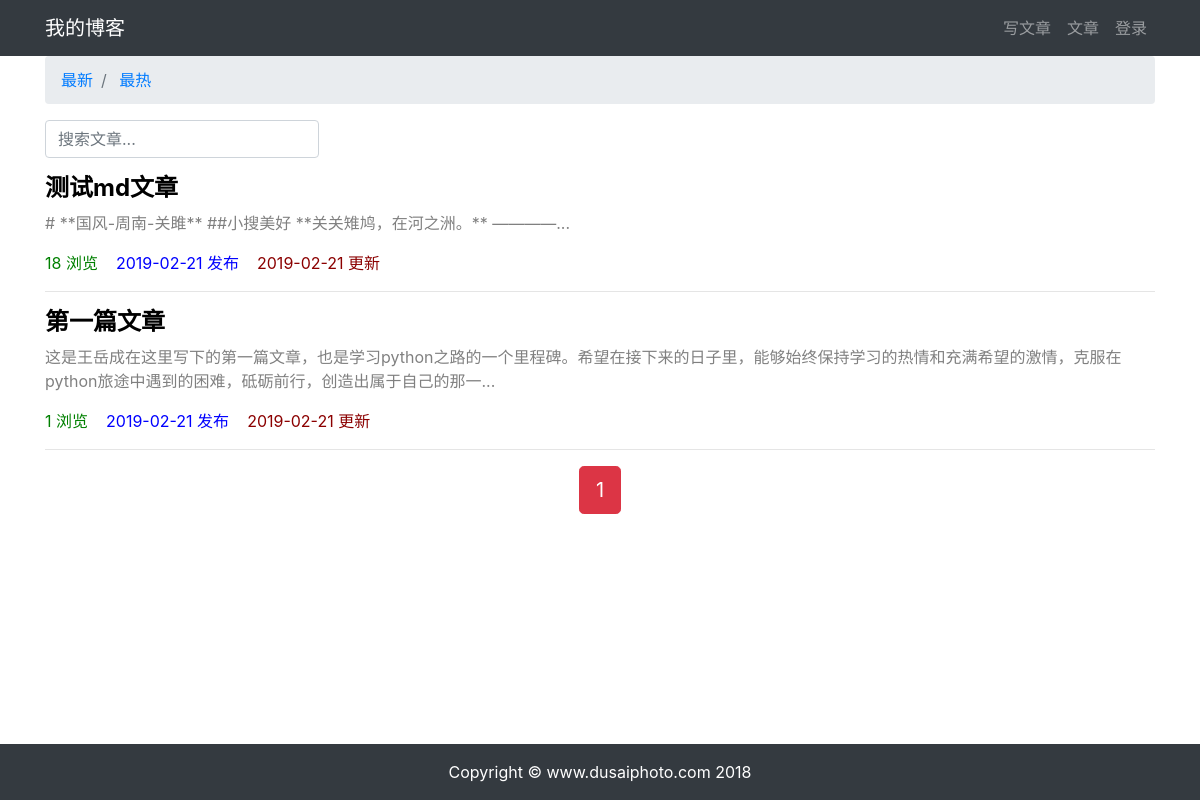
Page /article/article-list/ on the committed database.
### article/models.py (models this page shows, shortened)
class ArticlePost(models.Model):
    author = models.ForeignKey(User, on_delete=models.CASCADE)
    column = models.ForeignKey(
        ArticleColumn,
        null=True,
        blank=True,
        on_delete=models.CASCADE,
        related_name='article'
    )
    title = models.CharField(max_length=100)
    body = models.TextField()
    tags = TaggableManager(blank=True)
    total_views = models.PositiveIntegerField(default=0)
    created = models.DateTimeField(default=timezone.now)
    updated = models.DateTimeField(auto_now=True)
    class Meta:
        ordering = ('-created',)

### article/views.py (the view)
# urls.py: path('article-list/', views.article_list, name='article_list'),
def article_list(request):
    search = request.GET.get('search')
    order = request.GET.get('order')
    column = request.GET.get('column')
    tag = request.GET.get('tag')
    article_list = ArticlePost.objects.all()
    if search:
        article_list = article_list.filter(
            Q(title__icontains=search) |
            Q(body__icontains=search)
        )
    else:
        search = ''
    if column is not None and column.isdigit():
        article_list = article_list.filter(column=column)
    if tag and tag != 'None':
        article_list = article_list.filter(tags__name__in=[tag])
    if order == 'total_views':
        article_list = article_list.order_by('-total_views')
    paginator = Paginator(article_list, 3)
    page = request.GET.get('page')
    articles = paginator.get_page(page)
    context = { 'articles': articles,
                'order': order,
                'search': search,
                'column': column,
                'tag': tag,
    }
    return render(request, 'article/list.html', context)

### templates/article/list.html (shortened to what this page needs)
{% extends "base.html" %}
{% load staticfiles %}
{% block content %}
<div class="container">
    <nav aria-label="breadcrumb">
        <ol class="breadcrumb">
            <li class="breadcrumb-item">
                <a href="{% url 'article:article_list' %}?search={{ search }}&column={{ column }}&tag={{ tag }}">
                    最新
                </a>
            </li>
            <li class="breadcrumb-item">
                <a href="{% url 'article:article_list' %}?order=total_views&search={{ search }}&column={{ column }}&tag={{ tag }}">
                    最热
                </a>
            </li>
        </ol>
    </nav>
    <div class="row">
        <div class="col-auto mr-auto">
            <form class="form-inline" >
                <input type="text"
                    class="form-control mb-2 mr-sm-2"
                    name="search"
                    placeholder="搜索文章..."
                    required
                >
            </form>
        </div>
    </div>
    <div class="row mt-2">
    	{% for article in articles %}
        	<div class="col-12">
            	<h4>
                	<b>
                    	<a href="{% url 'article:article_detail' article.id %}"
                       	   style="color: black;"
                    	>
                        	{{ article.title }}
                    	</a>
                	</b>
            	</h4>
            	<div>
                	<p style="color: gray;">
                    	{{ article.body|slice:'100' }}...
                	</p>
            	</div>
            	<p>
                	<span style="color: green;">
                    	{{ article.total_views }} 浏览&nbsp;&nbsp;&nbsp;
                	</span>
                	<span style="color: blue;">
                    	{{ article.created|date:'Y-m-d' }} 发布&nbsp;&nbsp;&nbsp;
                	</span>
                	<span style="color: darkred;">
                    	{{ article.updated|date:'Y-m-d' }} 更新
                	</span>
            	</p>
            	<hr>
        	</div>
    	{% endfor %}
	</div>
    <div class="pagination row">
    	<div class="m-auto">
        	<span class="step-links">
            	<span class="current btn btn-danger btn-lg">
                	{{ articles.number }}
            	</span>
        	</span>
    	</div>
	</div>
</div>
{% endblock content %}

### templates/base.html (shortened to what this page needs)
{% load staticfiles %}
<!DOCTYPE html>
<html lang="zh-cn">
<head>
    <link rel="stylesheet" href="{% static 'bootstrap/css/bootstrap.min.css' %}">
    <link rel="stylesheet" href="{% static 'md_css/monokai.css' %}">
</head>
<body>
    {% include 'header.html' %}
    {% block content %}{% endblock content %}
    {% include 'footer.html' %}
</body>
</html>

### templates/header.html
<nav class="navbar navbar-expand-lg navbar-dark bg-dark">
  <div class="container">
    <a class="navbar-brand" href="#">我的博客</a>
    <div>
      <ul class="navbar-nav">
        <li class="nav-item">
          <a class="nav-link" href="{% url 'article:article_create' %}">写文章</a>
        </li>
        <li class="nav-item">
          <a class="nav-link" href="{% url 'article:article_list' %}">文章</a>
        </li>
        {% if user.is_authenticated %}
            <li class="nav-item dropdown">
                <a class="nav-link dropdown-toggle" href="#" id="navbarDropdown" role="button" data-toggle="dropdown" aria-haspopup="true" aria-expanded="false">
                  {{ user.username }}
                </a>
                <div class="dropdown-menu" aria-labelledby="navbarDropdown">
                  <a class="dropdown-item" href='{% url "userprofile:edit" user.id %}'>个人信息</a>
                  <a class="dropdown-item" href="#" onclick="user_delete()">删除用户</a>
                  <a class="dropdown-item" href='{% url "userprofile:logout" %}'>退出登录</a>
                </div>
                {% if user.is_authenticated %}
                    <script>
                        function user_delete() {
                            // 调用layer弹窗组件
                            layer.open({
                                title: "确认删除",
                                content: "确认删除用户资料吗？",
                                yes: function(index, layero) {
                                location.href='{% url "userprofile:delete" user.id %}'
                                },
                            })
                        }
                    </script>
                {% endif %}
            </li>
        {% else %}
            <li class="nav-item">
                <a class="nav-link" href="{% url 'userprofile:login' %}">登录</a>
            </li>
        {% endif %}
      </ul>
    </div>
  </div>
</nav>

### templates/footer.html
<div>
    <br><br><br>
</div>
<footer class="py-3 bg-dark fixed-bottom">
    <div class="container">
        <p class="m-0 text-center text-white">Copyright &copy; www.dusaiphoto.com 2018</p>
    </div>
</footer>

### rows in the picture
ArticlePost: title "测试md文章", body "# **国风-周南-关雎** ##小搜美好 **关关雉鸠，在河之洲。** ————", total_views "18", created "2019-02-21", updated "2019-02-21"
ArticlePost: title "第一篇文章", body "这是王岳成在这里写下的第一篇文章，也是学习python之路的一个里程碑。希望在接下来的日子里，能够始终保持学习的热情和充满希望的激情，克服在python旅途中遇到的困难，砥砺前行，创造出属于自己的那一", total_views "1", created "2019-02-21", updated "2019-02-21"

### other values in the picture
{{ articles.number }} "1"
